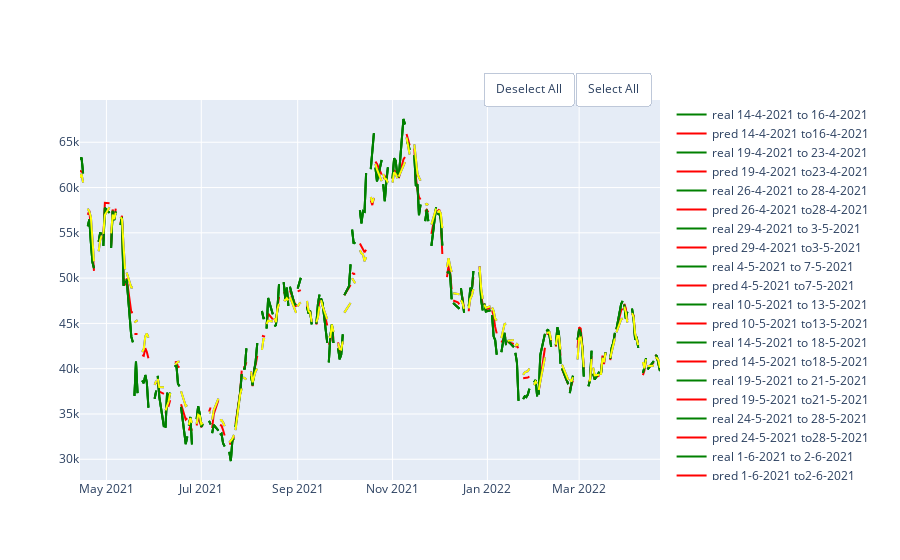

Here is the notebook cell this chart was saved with:
### Code cell
rf_auto = RandomForestRegressor(random_state=10,criterion='mae', max_depth=20, max_features='auto')
rf_sqrt = RandomForestRegressor(random_state=10,criterion='mae', max_depth=20, max_features='sqrt')
rf_log2 = RandomForestRegressor(random_state=10,criterion='mae', max_depth=20,max_features='log2' )
df = pd.DataFrame(columns = ['MAE', 'MSE','RMSE', 'R2'], index = ['auto','sqrt', 'log2'])
show_results(df, df_btc,'close',100,5,rf_auto, rf_sqrt,rf_log2)
